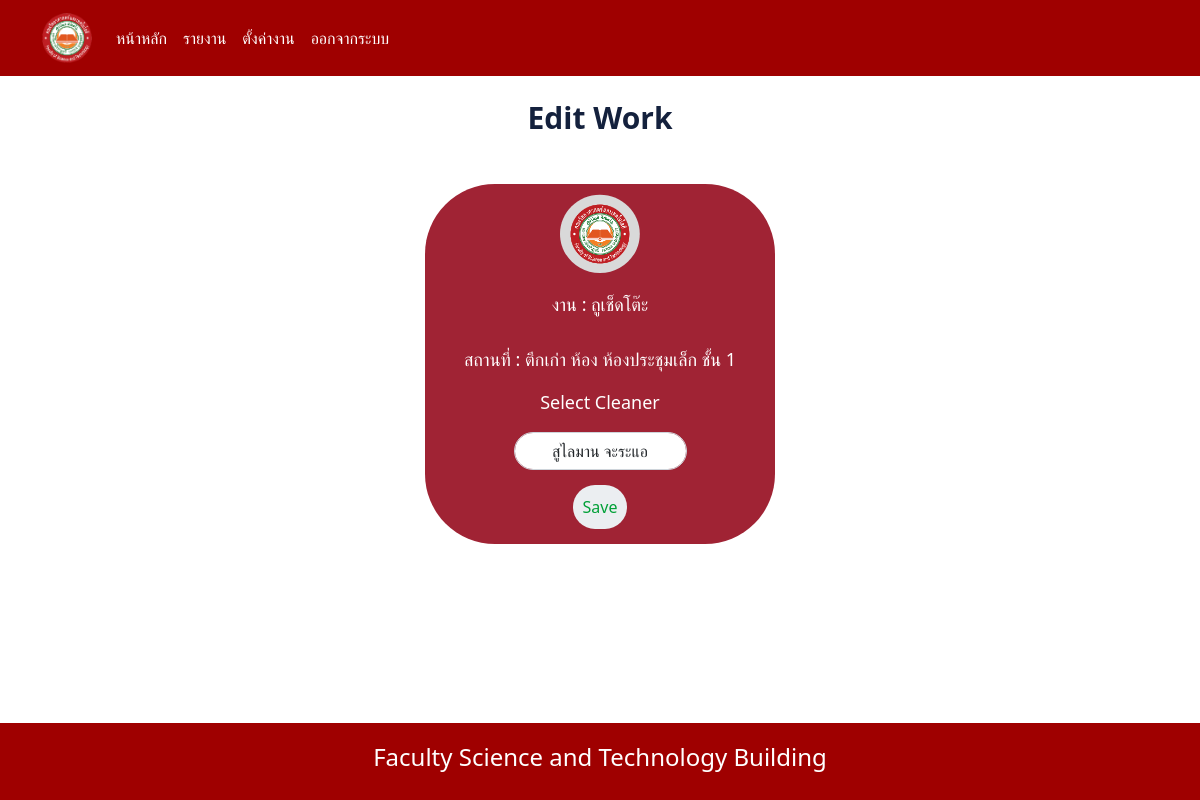
The app's page /edit_work/20/ (signed in) with its own data.
### cleanerapp/models.py (models this page shows, shortened)
class Work(models.Model):
    work_name = models.CharField(max_length=100)
    cleaner = models.ForeignKey(Cleaner, on_delete=models.CASCADE)
    room = models.ForeignKey(Room, on_delete=models.CASCADE)
    WEEKDAYS = [
        ('Sunday', 'Sunday'),
        ('Monday', 'Monday'),
        ('Tuesday', 'Tuesday'),
        ('Wednesday', 'Wednesday'),
        ('Thursday', 'Thursday'),
        ('Friday', 'Friday'),
        ('Saturday', 'Saturday'),
    ]
    day = models.CharField(max_length=9, choices=WEEKDAYS)  # Set max_length to accommodate the longest weekday name
    class Meta:
        unique_together = ('work_name', 'cleaner', 'room', 'day')

class Room(models.Model):
    room_name = models.CharField(max_length=100)
    building = models.ForeignKey(Building, on_delete=models.CASCADE)
    floor_num = models.PositiveIntegerField()
    def __str__(self):
        return f" {self.building.name} ห้อง {self.room_name} ชั้น {self.floor_num}"
    class Meta:
        unique_together = ('room_name', 'building', 'floor_num')

class Building(models.Model):
    name = models.CharField(max_length=100, unique=True)
    total_floors = models.PositiveIntegerField()

class Cleaner(models.Model):
    SEX_CHOICES = [
        ('Male', 'Male'),
        ('Female', 'Female'),
    ]
    profile_image = models.ImageField(upload_to='profile_images/', blank=True, null=True)
    user = models.OneToOneField(User, on_delete=models.CASCADE)
    sex = models.CharField(max_length=10, choices=SEX_CHOICES)

### cleanerapp/views.py (the view, shortened to what this page needs)
# urls.py: path('edit_work/<int:work_id>/', views.edit_work, name='edit_work'),
@login_required
@staff_required
def edit_work(request, work_id):
    work = get_object_or_404(Work, pk=work_id)
    cleaners = Cleaner.objects.all()
    context = {
        'work': work,
        'cleaners': cleaners,
    }
    return render(request, 'edit_work.html', context)

### templates/edit_work.html (shortened to what this page needs)
{% include 'navbar.html' %}
<!DOCTYPE html>
<html lang="en">
<head>
    {% load static %}
    <link rel="stylesheet" href="{% static 'css/edit.css' %}">
</head>
<body>
    <div class="content">
            <h3 class="text-center mt-4" style="font-size: 30px; color: #14213D; font-weight: bold;">Edit Work</h3>
            <div class="container bg mt-5 d-flex flex-column justify-content-center align-items-center">
            <div class="images">
            <svg xmlns="http://www.w3.org/2000/svg" width="80" height="80" viewBox="0 0 198 194" fill="none">
                <path d="M197.485 96.7733C197.485 150.22 153.277 193.547 98.7427 193.547C44.2086 193.547 0 150.22 0 96.7733C0 43.3269 44.2086 0 98.7427 0C153.277 0 197.485 43.3269 197.485 96.7733Z" fill="#D9D9D9"/>
                <image x="24" y="22" width="150" height="150" xlink:href="{% static 'images/ftu_logo-removebg-preview.png' %}" />
            </svg>
        </div>
        <p class="text-center">งาน : {{ work.work_name }} </p>
        <p class="text-center">สถานที่ : {{ work.room }}</p>
            <form method="post">
                <div class="form-group">
                    <div class="d-flex justify-content-center align-items-center">
                        <p>
                            <label for="cleaner" style="color: white; font-size: 18px; font-weight: 500;">Select Cleaner</label>
                        </p>
                    </div>
                    <select class="form-control" id="cleaner" name="cleaner" style="border-radius: 20px;">
                        {% for cleaner in cleaners %}
                            <option value="{{ cleaner.id }}"{% if work.cleaner.id == cleaner.id %}selected{% endif %} style="text-align: center;">{{ cleaner.user.get_full_name }}</option>
                        {% endfor %}
                    </select>
                </div>
                <div class="d-flex justify-content-center align-items-center">
                    <button type="submit" class="btn btn-primary">Save</button>
                </div>
            </form>
        </div>
    </div>
</body>
</html>

### static/css/edit.css (style rules this page uses)
body { flex-direction: column; display: flex; }
.content { flex: 1; padding-bottom: 100px; }
.content { flex: 1; }
.container.bg { border-radius: 70px; background: #a02334; width: 350px; height: auto; flex-shrink: 0; }
.images { margin-bottom: 5px; padding-top: 10px; }
.text-center { font-size: 18px; margin-top: 12px; color: white; }
button.btn { font-size: 16px; font-weight: 500; padding: 10px; margin: 15px; width: auto; background: #ebeef1; cursor: pointer; border: none; border-radius: 50px; color: #00a037; box-shadow: 20px 10px 10px 1px rgba(10, 90, 169, 0.16), -10px -10px -10px -1px rgba(255, 255, 255, 0.70); }

### records on screen
Work: work_name "ถูเช็ดโต๊ะ", room "ตึกเก่า ห้อง ห้องประชุมเล็ก ชั้น 1", cleaner "สูไลมาน จะระแอ"
